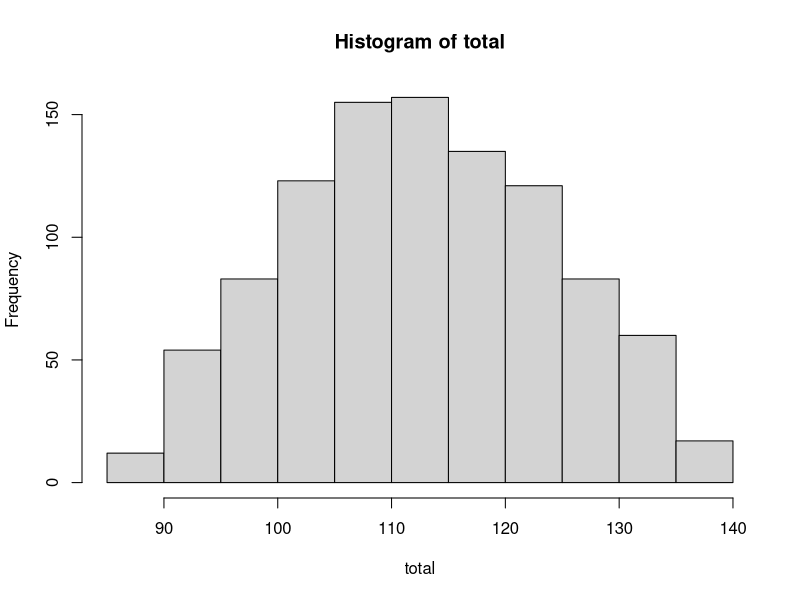

R code for this plot:
## ---- chunk 1
sample <- replicate(1000,mean(rexp(30,0.1)))
mean(sample)

for (i in 1:length(sample)){
  simlist <- numeric(length(sample))
  if(sample[i] > 12.000) simlist[i] <- 1 else 0
}
mean(simlist)

## ---- chunk 2
X <- runif(1000, 40, 60) # Draw 1000 values from Unif[40,60]
Y <- runif(1000, 45, 80) # Draw 1000 values from Unif[45,80]
total <- X + Y # Add them coordinate-wise
hist(total) # Distribution of the sums
mean(total)
var(total)
## ---- chunk 3
X <- runif(1000, 40, 60) # Draw 1000 values from Unif[40,60]
Y <- runif(1000, 45, 80) # Draw 1000 values from Unif[45,80]
total <- X + Y # Add them coordinate-wise
mean(total<90)
